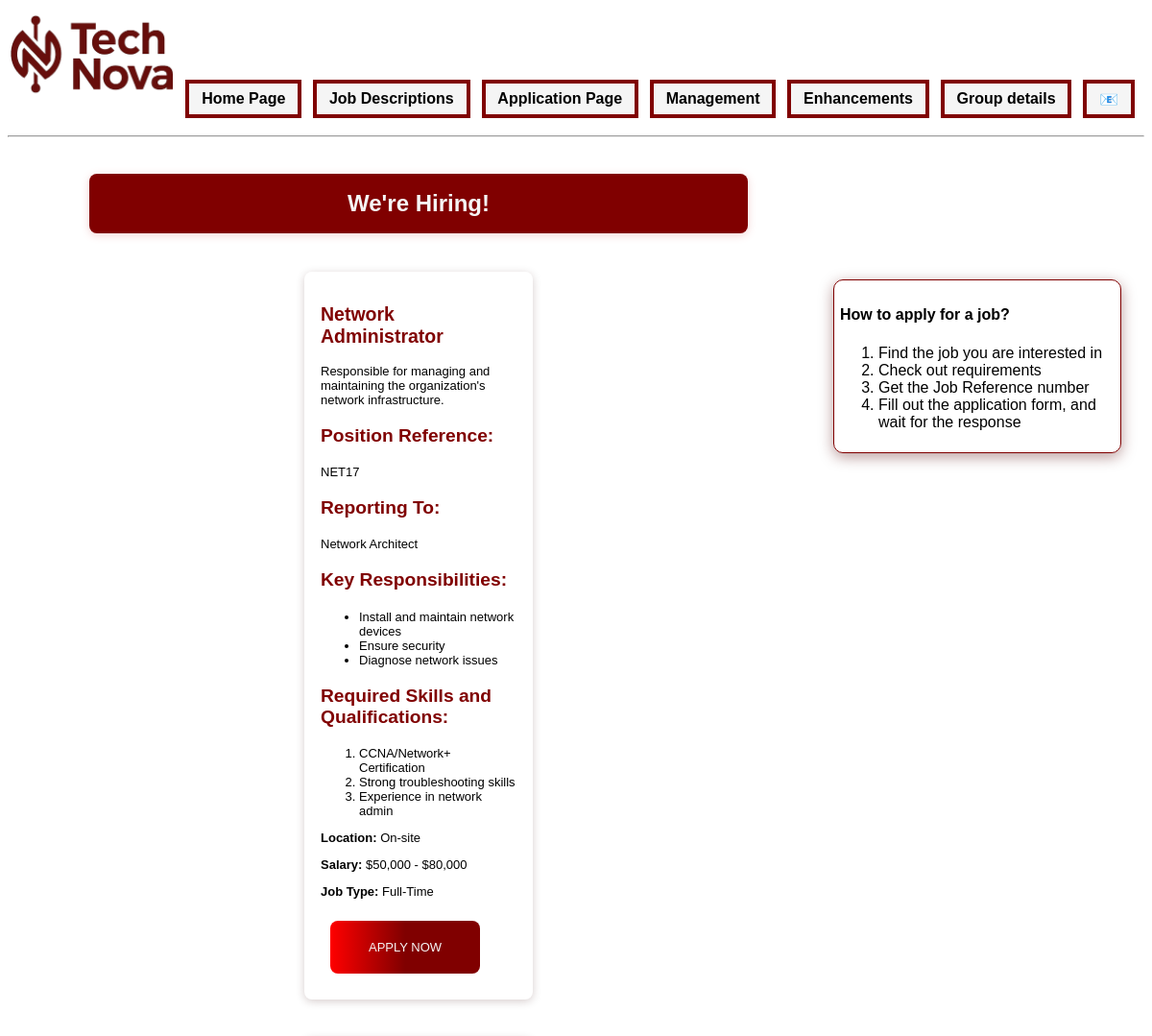
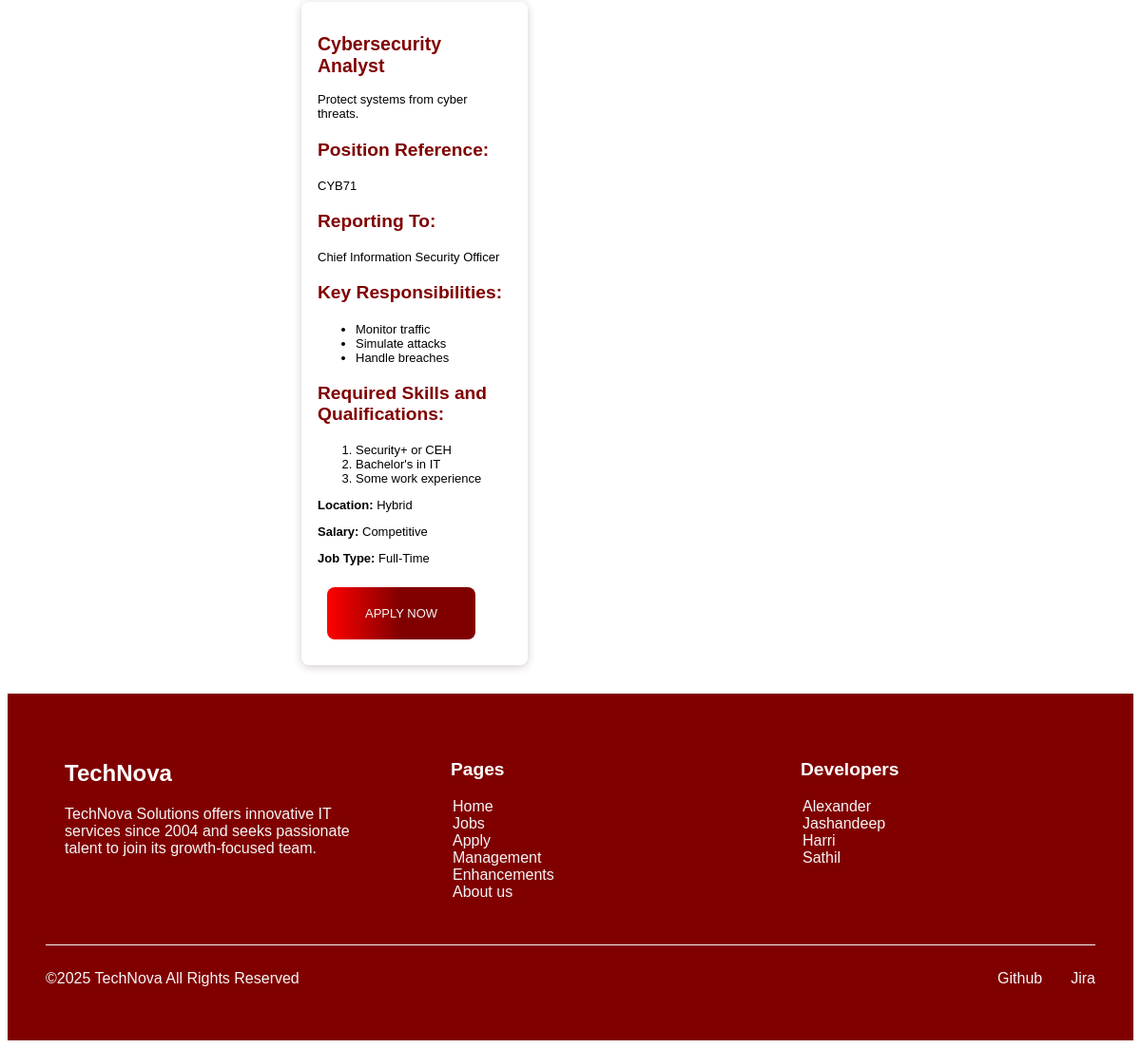
/jobs.php, run on the app's committed database (2 pictures, top to bottom).
### tables this page shows
CREATE TABLE `jobs` (
  `job_id` int(11) NOT NULL,
  `title` varchar(100) NOT NULL,
  `reference` varchar(10) NOT NULL,
  `reporting_to` varchar(100) DEFAULT NULL,
  `description` text NOT NULL,
  `responsibilities` text DEFAULT NULL,
  `qualifications` text DEFAULT NULL,
  `location` varchar(50) DEFAULT NULL,
  `salary` varchar(50) DEFAULT NULL,
  `job_type` varchar(20) DEFAULT NULL
);

### jobs.php (the view, shortened to what this page needs)
<?php
include("settings.php");
$conn = mysqli_connect($host, $user, $pwd, $sql_db);
$query = "SELECT * FROM jobs";
$result = mysqli_query($conn, $query);
?>
<!DOCTYPE html>
<html lang="en">
<head>
    <link rel="stylesheet" href="stylesheet/styles.css">
</head>
<body>
<?php include 'header.inc';?>
<main class="description">
    <div id="jobs-content">
        <section id="jobs">
            <h2 class="hiring"><a href="#target-section" id="scroll-link">We're Hiring!</a></h2>
            <?php
            if ($result && mysqli_num_rows($result) > 0) {
                while ($row = mysqli_fetch_assoc($result)) {
                    echo '<article id="target-section">';
                    echo "<h2 class='main-heads'>" . htmlspecialchars($row['title']) . "</h2>";
                    echo "<p>" . htmlspecialchars($row['description']) . "</p>";
                    echo "<h3>Position Reference: </h3><p>" . htmlspecialchars($row['reference']) . "</p>";
                    echo "<h3>Reporting To: </h3><p>" . htmlspecialchars($row['reporting_to']) . "</p>";
                    echo "<h3 class='main-heads'>Key Responsibilities:</h3>" . $row['responsibilities'];
                    echo "<h3 class='main-heads'>Required Skills and Qualifications:</h3>" . $row['qualifications'];
                    echo "<p><strong>Location:</strong> " . htmlspecialchars($row['location']) . "</p>";
                    echo "<p><strong>Salary:</strong> " . htmlspecialchars($row['salary']) . "</p>";
                    echo "<p><strong>Job Type:</strong> " . htmlspecialchars($row['job_type']) . "</p>";
                    echo '<a href="apply.php" class="btn">Apply Now</a>';
                    echo '</article>';
                }
            } else {
                echo "<p>No jobs available at the moment.</p>";
            }
            ?>
        </section>
        <aside>
            <h4>How to apply for a job?</h4>
            <ol>
                <li>Find the job you are interested in</li>
                <li>Check out requirements</li>
                <li>Get the Job Reference number</li>
                <li>Fill out the application form, and wait for the response</li>
            </ol>
        </aside>
    </div>
</main>
<?php include 'footer.inc';?>
</body>
</html>

### header.inc
<header>
    <a href="index.php"><img src="images/logo_cropped.png" alt="Company Logo"></a>
    <nav>
        <a href="index.php">Home Page</a>
        <a href="jobs.php">Job Descriptions</a>
        <a href="apply.php">Application Page</a>
        <a href="manager_login.php">Management</a>
        <a href="enhancements.php">Enhancements</a>
        <a href="about.php">Group details</a>
        <a href="mailto:info@technova.com.au">&#128231;</a>
        </nav>
        <hr>
</header>

### footer.inc
<footer class="footer">
    <div class="footer-section">
        <h2>TechNova</h2>
        <p>TechNova Solutions offers innovative IT services since 2004 and seeks passionate talent to join its growth-focused team.</p>
    </div>
    <div class="footer-section">
        <h3>Pages</h3>
        <ul>
            <li><a href="index.php" class="webpages">Home</a></li>
            <li><a href="jobs.php" class="webpages">Jobs</a></li>
            <li><a href="apply.php" class="webpages">Apply</a></li>
            <li><a href="manager_login.php" class="webpages">Management</a></li>
            <li><a href="enhancements.php" class="webpages">Enhancements</a></li>
            <li><a href="about.php" class="webpages">About us</a></li>
        </ul>
    </div>
    <div class="footer-section">
        <h3>Developers</h3>
        <ul>
            <li>Alexander</li>
            <li>Jashandeep</li>
            <li>Harri</li>
            <li>Sathil</li>
        </ul>
    </div>
    <div class="footer-bottom">
        <p>&copy;2025 TechNova All Rights Reserved</p>
        <div class="footer-bottom-links">
            <p><a href="https://github.com/105753341/COS10026-Assignment-1" class="proj_links" target="_blank">Github</a></p>
            <p><a href="https://cos10026-web-project.atlassian.net/jira/software/projects/T2WPA/boards/3?atlOrigin=eyJpIjoiNTgyNzczZjE5NzBmNDIxMDk1NmQ1MDI5MzRlMDE5NWMiLCJwIjoiaiJ9" class="proj_links" target="_blank">Jira</a></p>
        </div>
    </div>
</footer>

### stylesheet/styles.css (style rules this page uses)
nav { display: flex; justify-content: flex-end; flex-wrap: wrap; gap: 12px; padding: 10px; background-color: white; }
nav a { display: inline-block; text-decoration: none; padding: 0.4em 0.8em; border: 4px solid maroon; background-color: whitesmoke; color: black; font-weight: bold; transition: background-color 0.3s ease; }
.hiring { text-align: center; background-color: maroon; font-family: Arial, Helvetica, sans-serif; width: 80%; border: transparent solid 1px; border-radius: 8px; padding: 16px; margin: 10px; box-shadow: 0 2px 10px rgb(243, 212, 212); max-width: 100%; scroll-behavior: smooth; display: inline-block; transition: transform 0.5s ease }
#scroll-link { text-decoration: none; color: whitesmoke; }
#jobs { display: flex; flex: 1; flex-direction: column; align-items: center; gap: 20px; text-align: left; }
#jobs-content { display: flex; align-items: flex-start; gap: 20px; padding: 20px; }
h3 { color: maroon; font: bold 1.2rem Arial, Helvetica, sans-serif; }
#jobs article { border: transparent solid 1px; border-radius: 8px; font-size: small; padding: 16px; margin: 10px; box-shadow: 0 2px 10px rgba(50, 0, 0, 0.2); max-width: 25%; }
aside { width: 25%; border: 1px solid maroon; border-radius: 10px; box-shadow: 0 4px 15px rgba(80, 0, 0, 0.4); padding: 6px; margin: 4px; max-width: 30%; margin-top: 120px; }
.main-heads { color: maroon; }
body { font-family: Arial, Helvetica, sans-serif; }
.btn { border: none; border-radius: 8px; cursor: pointer; margin: 10px; padding: 20px 40px; color: whitesmoke; background: linear-gradient(to right, red, maroon, maroon); text-transform: uppercase; font-family: Arial, Helvetica, sans-serif; text-decoration: none; display: inline-block; transition: transform 0.3s ease; }
.footer { background-color: maroon; color: whitesmoke; display: flex; flex-wrap: wrap; justify-content: space-between; padding: 40px; font-family: Arial, Helvetica, sans-serif; }
.footer-section h2, .footer-section h3 { color: white; }
.footer-section h3 { margin-left: 38px; }
.footer-section { flex: 1 1 200px; margin: 10px 20px; }
.footer-section ul { list-style: none; }
.footer-bottom { width: 100%; border-top: 1px solid whitesmoke; margin-top: 20px; padding-top: 10px; display: flex; flex-wrap: wrap; justify-content: space-between; align-items: center; color: whitesmoke; }
.footer-bottom-links { display: flex; gap: 30px; }
.webpages { color: whitesmoke; text-decoration: none; }
.proj_links { color: whitesmoke; text-decoration: none; }
header img { margin-bottom:-3%; width:15%; height:15%; }

### data on the page
jobs: title "Network Administrator", description "Responsible for managing and maintaining the organization's network infrastructure.", reference "NET17", reporting_to "Network Architect", responsibilities "Install and maintain network devices Ensure security Diagnose network issues", qualifications "CCNA/Network+ Certification Strong troubleshooting skills Experience in network admin", location "On-site", salary "$50,000 - $80,000", job_type "Full-Time"
jobs: title "Cybersecurity Analyst", description "Protect systems from cyber threats.", reference "CYB71", reporting_to "Chief Information Security Officer", responsibilities "Monitor traffic Simulate attacks Handle breaches", qualifications "Security+ or CEH Bachelor's in IT Some work experience", location "Hybrid", salary "Competitive", job_type "Full-Time"
